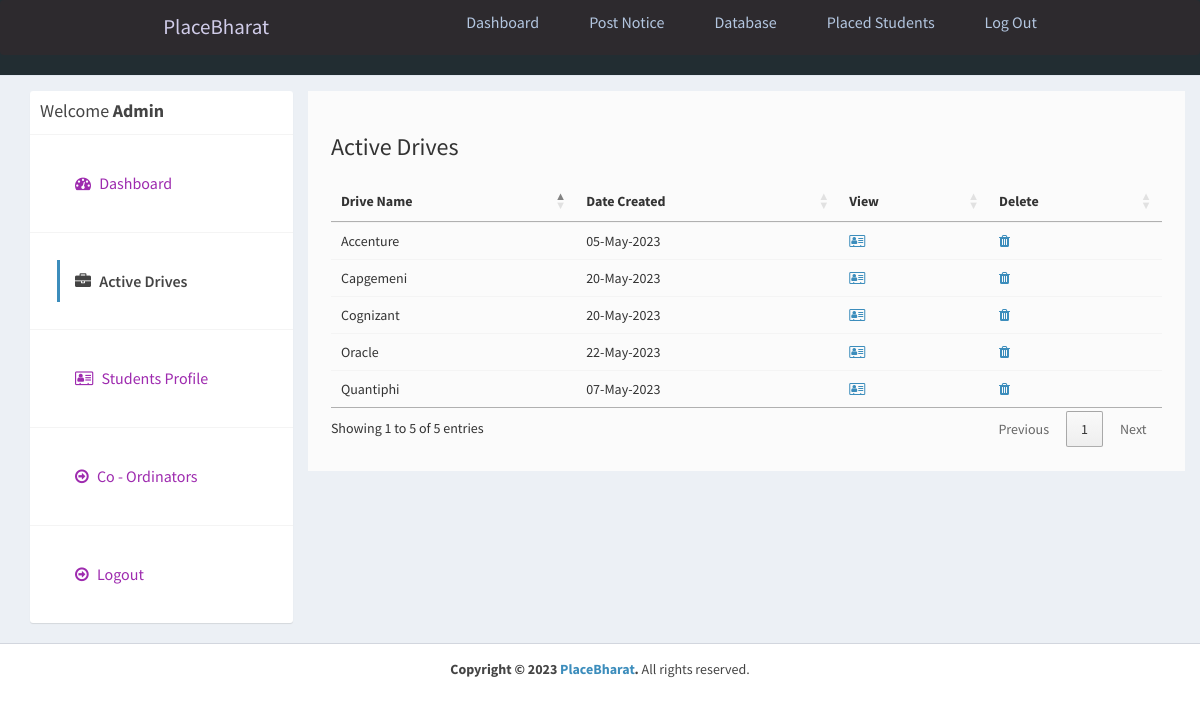
/admin/active-jobs.php (signed in), run on the app's committed database.
### tables this page shows
CREATE TABLE `job_post` (
  `id_jobpost` int(11) NOT NULL AUTO_INCREMENT,
  `id_company` int(11) NOT NULL,
  `jobtitle` varchar(255) NOT NULL,
  `description` text NOT NULL,
  `minimumsalary` varchar(255) NOT NULL,
  `maximumsalary` varchar(255) NOT NULL,
  `experience` varchar(255) NOT NULL,
  `qualification` varchar(255) NOT NULL,
  `createdat` timestamp NOT NULL DEFAULT current_timestamp(),
  PRIMARY KEY (`id_jobpost`)
);

### admin/active-jobs.php (the view, shortened to what this page needs)
<?php
require_once("../db.php");
?>
<!DOCTYPE html>
<html>
<head>
  <link rel="stylesheet" href="https://cdnjs.cloudflare.com/ajax/libs/twitter-bootstrap/3.3.7/css/bootstrap.min.css">
  <link rel="stylesheet" href="https://cdnjs.cloudflare.com/ajax/libs/font-awesome/4.7.0/css/font-awesome.min.css">
  <link rel="stylesheet" href="https://cdnjs.cloudflare.com/ajax/libs/ionicons/2.0.1/css/ionicons.min.css">
  <link rel="stylesheet" href="https://cdn.datatables.net/1.10.15/css/jquery.dataTables.min.css">
  <link rel="stylesheet" href="../css/AdminLTE.min.css">
  <link rel="stylesheet" href="../css/_all-skins.min.css">
  <link rel="stylesheet" href="../css/custom.css">
</head>
<body class="hold-transition skin-green sidebar-mini">
  <div class="wrapper">
    <?php
    include 'header.php';
    ?>
    <div class="content-wrapper" style="margin-left: 0px;">
      <section id="candidates" class="content-header">
        <div class="container">
          <div class="row">
            <div class="col-md-3">
              <div class="box box-solid">
                <div class="box-header with-border">
                  <h3 class="box-title">Welcome <b>Admin</b></h3>
                </div>
                <div class="box-body no-padding">
                  <ul class="nav nav-pills nav-stacked">
                    <li><a href="dashboard.php"><i class="fa fa-dashboard"></i> Dashboard</a></li>
                    <li class="active"><a href="active-jobs.php"><i class="fa fa-briefcase"></i> Active Drives</a></li>
                    <li><a href="applications.php"><i class="fa fa-address-card-o"></i> Students Profile</a></li>
                    <li><a href="companies.php"><i class="fa fa-arrow-circle-o-right"></i> Co - Ordinators</a></li>
                    <li><a href="../logout.php"><i class="fa fa-arrow-circle-o-right"></i> Logout</a></li>
                  </ul>
                </div>
              </div>
            </div>
            <div class="col-md-9 bg-white padding-2">
              <h3>Active Drives</h3>
              <div class="row margin-top-20">
                <div class="col-md-12">
                  <div class="box-body table-responsive no-padding">
                    <table id="example2" class="table table-hover">
                      <thead>
                        <th>Drive Name</th>
                        <th>Date Created</th>
                        <th>View</th>
                        <th>Delete</th>
                      </thead>
                      <tbody>
                        <?php
                        $sql = "SELECT job_post.*, company.companyname FROM job_post INNER JOIN company ON job_post.id_company=company.id_company";
                        $result = $conn->query($sql);
                        if ($result->num_rows > 0) {
                          while ($row = $result->fetch_assoc()) {
                        ?>
                            <tr>
                              <td><?php echo $row['jobtitle']; ?></td>
                              <td><?php echo date("d-M-Y", strtotime($row['createdat'])); ?></td>
                              <td><a href="view-job-post.php?id=<?php echo $row['id_jobpost']; ?>"><i class="fa fa-address-card-o"></i></a></td>
                              <td><a href="delete-job-post.php?id=<?php echo $row['id_jobpost']; ?>"><i class="fa fa-trash"></i></a></td>
                            </tr>
                        <?php
                          }
                        }
                        ?>
                      </tbody>
                    </table>
                  </div>
                </div>
              </div>
            </div>
          </div>
        </div>
      </section>
    </div>
    <footer class="main-footer" style="margin-left: 0px;">
      <div class="text-center">
        <strong>Copyright &copy; 2023 <a href="learningfromscratch.online">PlaceBharat</a>.</strong> All rights
        reserved.
      </div>
    </footer>
  </div>
</body>
</html>

### css/custom.css (style rules this page uses)
.margin-top-20 { margin-top: 20px; }
.padding-2 { padding: 2%; }
.bg-white { background-color:#fbfbfb; margin-left: 0%; }
.box { font-size: medium; font-family: sans-serif; }
li { color: aqua; }

### admin/header.php (style rules this page uses)
* { margin: 0; padding: 0; box-sizing: border-box; }
html { font-size: 62.5%; font-family: 'Roboto', sans-serif; }
li { list-style: none; }
a { text-decoration: none; }

### data on the page
job_post: jobtitle "Accenture", createdat "05-May-2023"
job_post: jobtitle "Quantiphi", createdat "07-May-2023"
job_post: jobtitle "Cognizant", createdat "20-May-2023"
job_post: jobtitle "Capgemeni", createdat "20-May-2023"
job_post: jobtitle "Oracle", createdat "22-May-2023"
